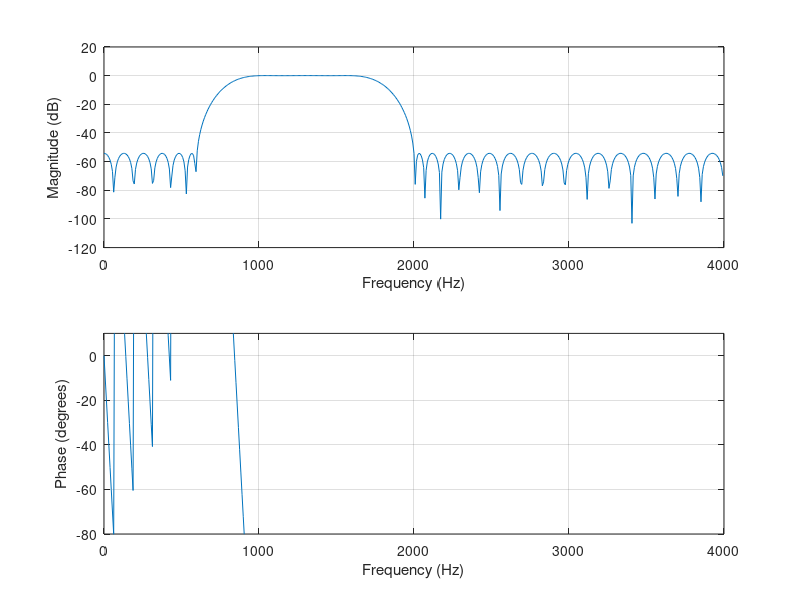

The MATLAB source for this figure:
clear
%Example 7.15
fs = 8000;
f = [0 0.15 0.25 0.4 0.5 1];        %Edge frequencies
m = [0 0 1 1 0 0];                  %Ideal magnitudes

w = [18 10 18];
b = firpm(57,f,m,w)
format long;
freqz(b,1,512,fs)
axis([0 fs/2 -80 10])